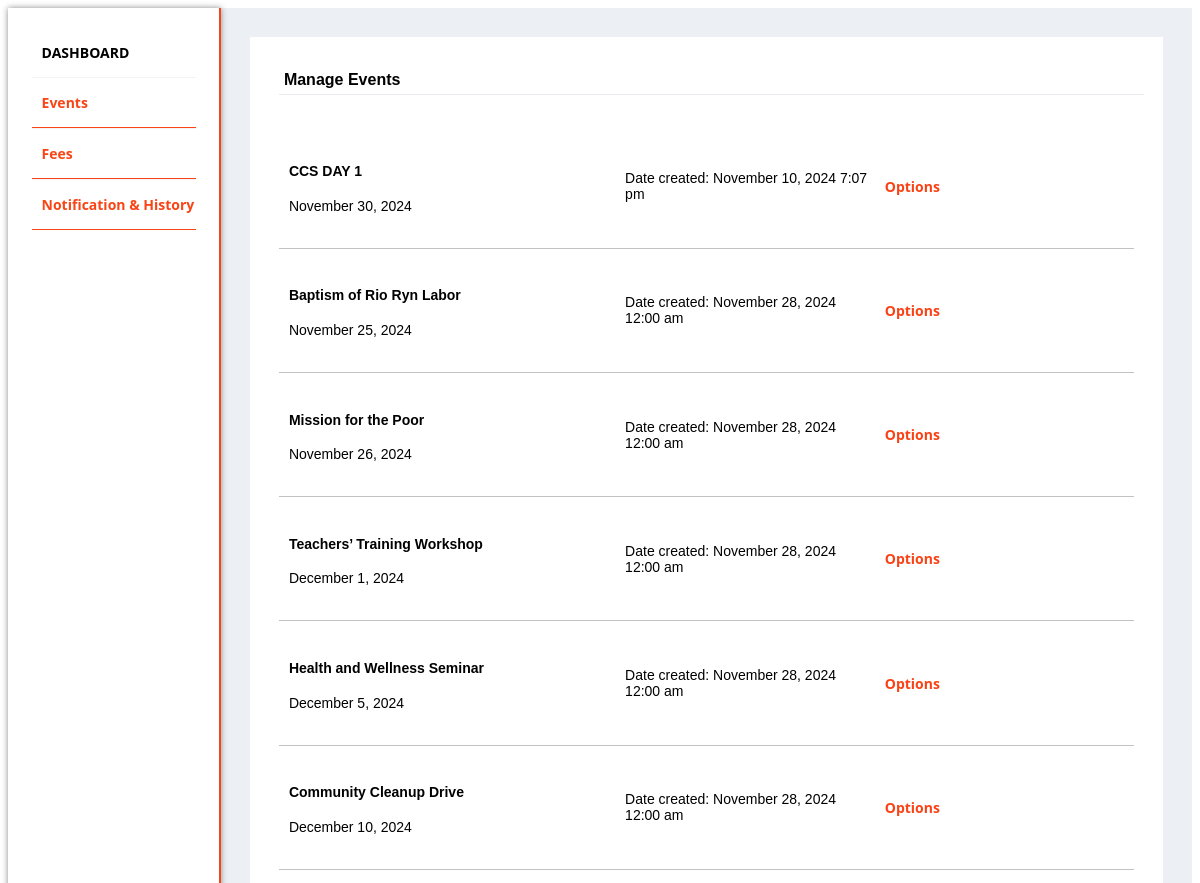
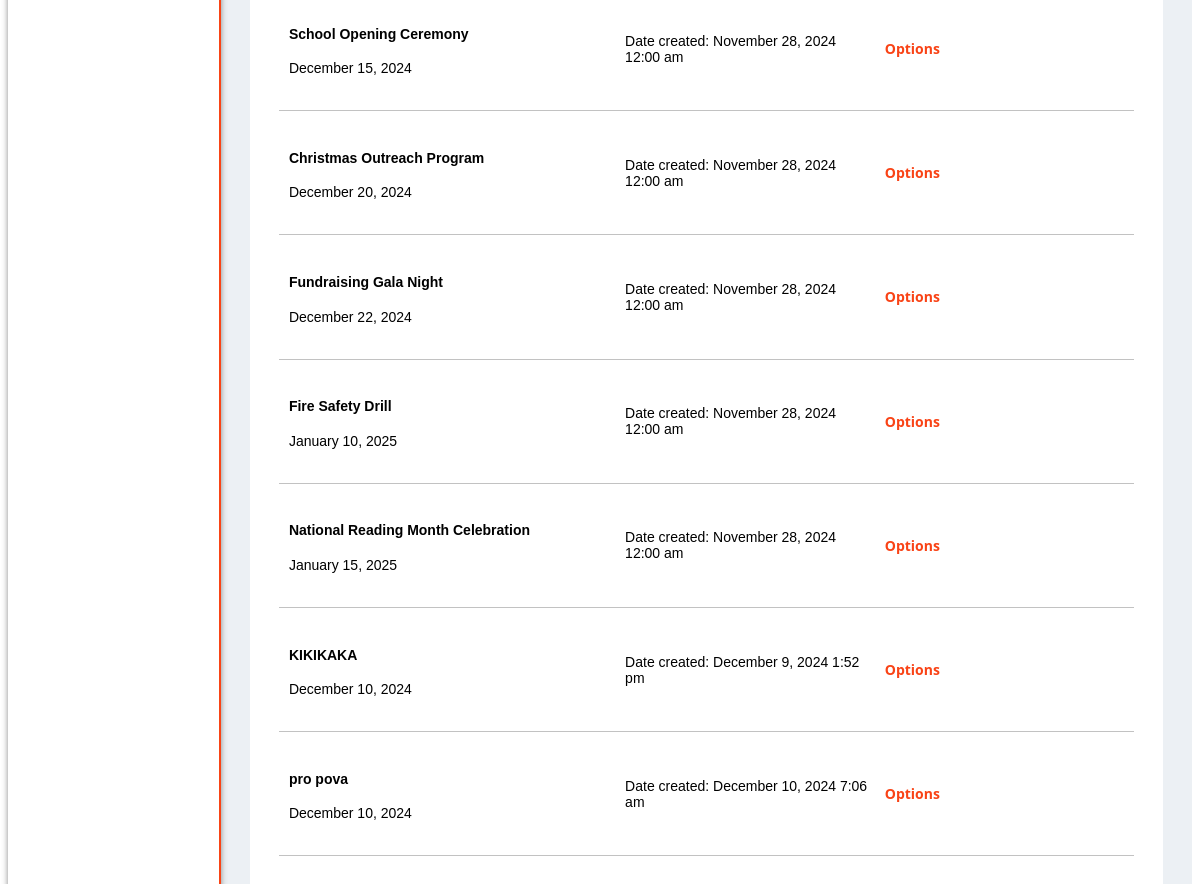
Before: /php/student/student-index.php with the older database file (2 pictures, top to bottom).
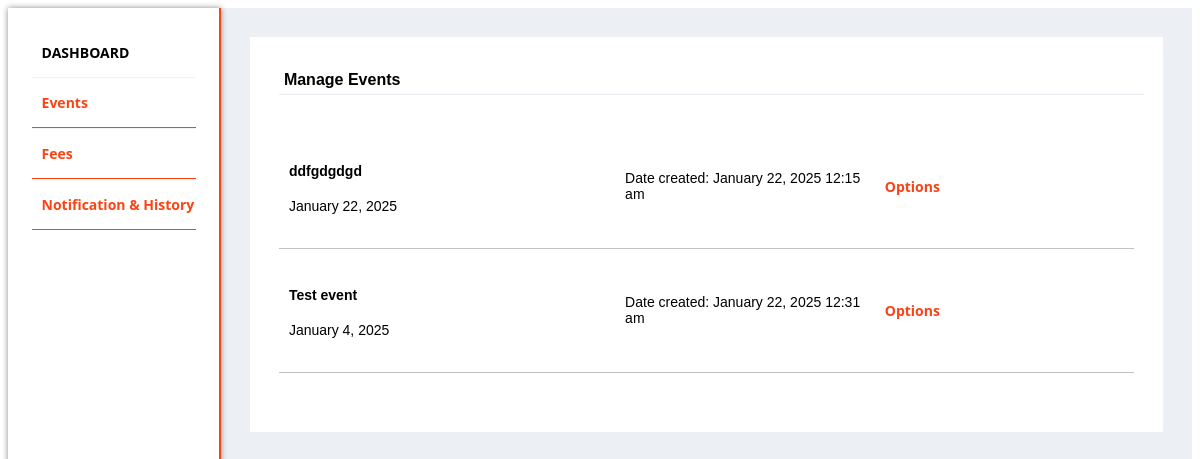
After: the same page with the newer database file.
### tables this page shows
CREATE TABLE IF NOT EXISTS `events` (
  `id_event` int NOT NULL AUTO_INCREMENT,
  `semester_ID` varchar(99) NOT NULL,
  `name_event` varchar(999) NOT NULL,
  `date_event` date NOT NULL,
  `event_start_time` time NOT NULL,
  `event_end_time` time NOT NULL,
  `event_desc` varchar(999) NOT NULL,
  `date_created` datetime DEFAULT CURRENT_TIMESTAMP,
  `created_by` varchar(99) DEFAULT NULL,
  PRIMARY KEY (`id_event`)
);

### php/db-conn.php (called while the page is built, shortened)
<?php
class Database {
    public function __construct() {
        $this->db = new mysqli("auth-db1632.hstgr.io", "u958767601_shirrah", "Shirrah612345", "u958767601_dcs");
    }
}
?>

### php/student/student-events.php (the view, shortened to what this page needs)
<?php
require_once "././php/db-conn.php";
$db = new Database();
$sql = "SELECT id_event, name_event, date_event, event_desc, date_created FROM events";
$events = $db->db->query($sql);
?>
<link rel="stylesheet" href=".//.//stylesheet/student/student-events.css">
<div class="event-management-con">
<div class="event-management-header">
        <span>Manage Events</span>
    </div>
    <div class="list-events-con">
        <?php if ($events->num_rows > 0): ?>
            <?php while($event = $events->fetch_assoc()): ?>
                <div class="event">
                    <div class="name-date">
                        <h4><?php echo $event['name_event']; ?></h4>
                        <p><?php echo date("F j, Y", strtotime($event['date_event'])); ?></p>
                    </div>
                    <div class="date-created">
                        <p>Date created: <?php echo date("F j, Y g:i a", strtotime($event['date_created'])); ?></p>
                    </div>
                    <div class="action-btn">
                        <div class="dropdown">
                            <span class="dots">Options</span>
                        </div>
                    </div>
                </div>
            <?php endwhile; ?>
        <?php else: ?>
            <p>No events found.</p>
        <?php endif; ?>
    </div>
</div>

### php/student/student-index.php (shortened to what this page needs)
<link rel="stylesheet" href=".//.//stylesheet/student/student-index.css">
<div class="student-body">
    <div class="studentcon">
        <div class="student-left-navbar">
        <a href="" class="title">DASHBOARD</a>
            <a href="?content=student-index&student=student-events" class="">Events</a>
            <a href="?content=student-index&student=student-fees" class="">Fees</a>
            <a href="?content=student-index&student=notifications" class="">Notification & History</a>
        </div>
        <div class="student-navbar-display">
        <?php
        if(isset($_GET['student'])){
            $student_pg = $_GET['student'];
        }else{
                $student_pg = "clearance";
            }
            switch($student_pg){
                default:
                include 'php/student/student-events.php';
                    break;
            }
        ?>
        </div>
    </div>
</div>

### stylesheet/student/student-index.css (style rules this page uses)
.student-body { width: 100%; min-height: 100vh; max-height: 100%; }
.studentcon { display: flex; flex-direction: row; width: 100%; height: 100%; background-color: #ecf0f4; }
.student-left-navbar { width: 15%; padding: 20px; background-color: white; display: flex; align-items: center; flex-direction: column; border-right: 2px solid #f94415; box-shadow: 0px 0px 6px 0px rgb(138, 138, 138); }
.student-left-navbar a { text-decoration: none; color: #f94415; font-family: Arial; font-size: 14px; padding: 15px 0px 15px 10px; width: 90%; display: flex; justify-content: start; border-top: 1px solid rgba(139, 139, 139, 0.103); font-weight: bold; font-family: system-ui, -apple-system, BlinkMacSystemFont, 'Segoe UI', Roboto, Oxygen, Ubuntu, Cantarell, 'Open Sans', 'Helvetica Neue', sans-serif; border-bottom: 1px solid #f94415; }
.student-left-navbar .title { user-select: none; pointer-events: none; color: black; border: none; }
.student-navbar-display { width: 85%; height: 100vh; }

### stylesheet/student/student-events.css (style rules this page uses)
.event-management-con { font-family: "Open-sans", sans-serif; width: auto; height: auto; padding: 1.8rem; margin: 1.8rem; display: flex; flex-direction: column; background-color: white; }
.event-management-header { width: 100%; padding: 5px; border-bottom: solid 1px #e8ecf1; display: flex; flex-direction: row; }
.event-management-header span { font-weight: 600; width: 50%; }
.list-events-con { margin: 30px 0px; width: 100%; height: auto; }
.event { display: flex; flex-direction: row; width: 100%; justify-content: space-between; align-items: center; border-bottom: 1px solid rgb(194, 194, 194); padding: 10px 0; }
.name-date { margin: 10px; width: 40%; }
.name-date h4, .name-date p, .date-created p { font-size: 14px; }
.date-created { width: 30%; }
.action-btn { padding: 10px; width: 30%; display: flex; justify-content: space-around; }
.dots { font-size: 14px; cursor: pointer; padding: 5px; user-select: none; border-radius: 5px; color: #f94316; font-weight: bold; font-family: system-ui, -apple-system, BlinkMacSystemFont, 'Segoe UI', Roboto, Oxygen, Ubuntu, Cantarell, 'Open Sans', 'Helvetica Neue', sans-serif; }
.dropdown { position: relative; display: inline-block; width: 100%; }

Changed rows visible on the page:
removed events: name_event "CCS DAY 1", date_event "November 30, 2024", date_created "November 10, 2024 7:07 pm"
removed events: name_event "Baptism of Rio Ryn Labor", date_event "November 25, 2024", date_created "November 28, 2024 12:00 am"
removed events: name_event "Mission for the Poor", date_event "November 26, 2024", date_created "November 28, 2024 12:00 am"
removed events: name_event "Teachers’ Training Workshop", date_event "December 1, 2024", date_created "November 28, 2024 12:00 am"
removed events: name_event "Health and Wellness Seminar", date_event "December 5, 2024", date_created "November 28, 2024 12:00 am"
removed events: name_event "Community Cleanup Drive", date_event "December 10, 2024", date_created "November 28, 2024 12:00 am"
removed events: name_event "School Opening Ceremony", date_event "December 15, 2024", date_created "November 28, 2024 12:00 am"
removed events: name_event "Christmas Outreach Program", date_event "December 20, 2024", date_created "November 28, 2024 12:00 am"
removed events: name_event "Fundraising Gala Night", date_event "December 22, 2024", date_created "November 28, 2024 12:00 am"
removed events: name_event "Fire Safety Drill", date_event "January 10, 2025", date_created "November 28, 2024 12:00 am"
removed events: name_event "National Reading Month Celebration", date_event "January 15, 2025", date_created "November 28, 2024 12:00 am"
removed events: name_event "KIKIKAKA", date_event "December 10, 2024", date_created "December 9, 2024 1:52 pm"
removed events: name_event "pro pova", date_event "December 10, 2024", date_created "December 10, 2024 7:06 am"
added events: name_event "ddfgdgdgd", date_event "January 22, 2025", date_created "January 22, 2025 12:15 am"
added events: name_event "Test event", date_event "January 4, 2025", date_created "January 22, 2025 12:31 am"
